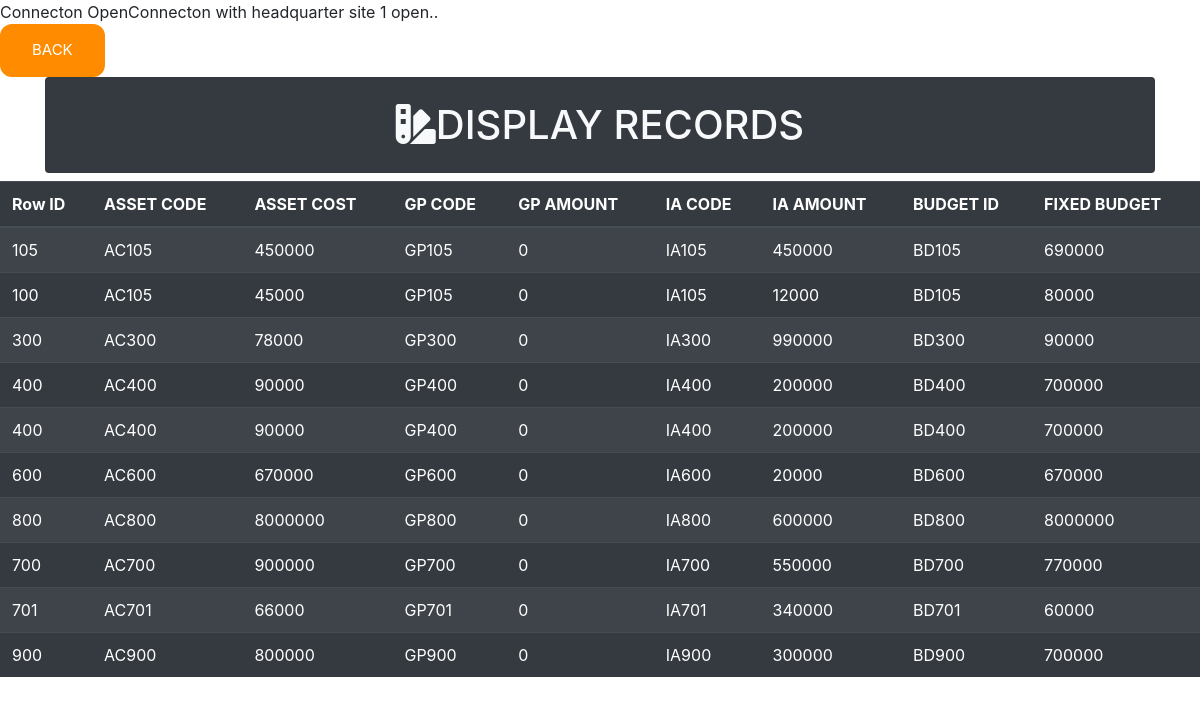
Page /asset_mgmt_db/display.php on the committed database.
### tables this page shows
CREATE TABLE `sender` (
  `rowid` varchar(10) NOT NULL,
  `assetcode` varchar(10) NOT NULL,
  `assetcost` int(20) NOT NULL,
  `gpcode` varchar(10) NOT NULL,
  `gpamount` int(20) NOT NULL,
  `iacode` varchar(10) NOT NULL,
  `iacost` int(20) NOT NULL,
  `budgetid` varchar(10) NOT NULL,
  `fixedbudget` int(20) NOT NULL
);

### asset_mgmt_db/display.php (the view, shortened to what this page needs)
<?php
include("connection.php");
?>
<!doctype html>
<html lang="en">
<head>
    <link rel="stylesheet" href="https://use.fontawesome.com/releases/v5.8.2/css/all.css">
    <link rel="stylesheet" href="https://stackpath.bootstrapcdn.com/bootstrap/4.3.1/css/bootstrap.min.css">
</head>
<body>
<br>
<a href="insert2.php" class="update">BACK</a>
<main>
    <div class="container text-center">
        <h1 class="py-4 bg-dark text-light rounded"><i class="fas fa-swatchbook"></i>DISPLAY RECORDS</h1>
</main>
<?php
$query = "SELECT * FROM sender";
$data = mysqli_query($conn,$query);
if(mysqli_num_rows($data) > 0)
{
	?>
	<table>
        <div class="d-flex table-data">
            <table class="table table-striped table-dark">
                <thead class="thead-dark">
                    <tr>
                        <th>Row ID</th>
                        <th>ASSET CODE</th>
                        <th>ASSET COST</th>
                        <th>GP CODE</th>
						<th>GP AMOUNT</th>
						<th>IA CODE</th>
						<th>IA AMOUNT</th>
						<th>BUDGET ID</th>
                        <th>FIXED BUDGET</th>
                    </tr>
                </thead>
                <tbody id="tbody">
	<?php
	while ($result = mysqli_fetch_assoc($data))
	        {
	       echo "  <tr>
			 <td>". $result['rowid'] ."</td>
			<td>". $result['assetcode'] ."	</td>
			<td>". $result['assetcost'] ."</td>
			<td>". $result['gpcode'] ."</td>
			<td>". $result['gpamount'] ."	</td>
			<td>". $result['iacode'] ."</td>
			<td>". $result['iacost'] ."</td>
            <td>". $result['budgetid'] ."</td>
            <td>". $result['fixedbudget'] ."</td>
		      </tr>	";
		     }
}
?>
                </tbody>
            </table>
        </div>

### asset_mgmt_db/connection.php (shortened to what this page needs)
<?php
$servername1 = "192.168.43.38";
$username1 = "rabiyakhan";
$password1 = "rkrock";
$dbname1 = "financial&cost_accounts";
$conn1=mysqli_connect($servername1,$username1,$password1,$dbname1);
if ($conn1) {
	echo "Connecton with headquarter site 1 open..";
}
else
		echo "Connection with remote site 1 failed..";
?>

### asset_mgmt_db/display.php (style rules this page uses)
.update { background-color: #FF8C00; border: none; color: white; border-radius: 12px; padding: 15px 32px; text-align: center; text-decoration: none; display: inline-block; font-size: 15px; }

### rows in the picture
sender: rowid "105", assetcode "AC105", assetcost "450000", gpcode "GP105", gpamount "0", iacode "IA105", iacost "450000", budgetid "BD105", fixedbudget "690000"
sender: rowid "100", assetcode "AC105", assetcost "45000", gpcode "GP105", gpamount "0", iacode "IA105", iacost "12000", budgetid "BD105", fixedbudget "80000"
sender: rowid "300", assetcode "AC300", assetcost "78000", gpcode "GP300", gpamount "0", iacode "IA300", iacost "990000", budgetid "BD300", fixedbudget "90000"
sender: rowid "400", assetcode "AC400", assetcost "90000", gpcode "GP400", gpamount "0", iacode "IA400", iacost "200000", budgetid "BD400", fixedbudget "700000"
sender: rowid "400", assetcode "AC400", assetcost "90000", gpcode "GP400", gpamount "0", iacode "IA400", iacost "200000", budgetid "BD400", fixedbudget "700000"
sender: rowid "600", assetcode "AC600", assetcost "670000", gpcode "GP600", gpamount "0", iacode "IA600", iacost "20000", budgetid "BD600", fixedbudget "670000"
sender: rowid "800", assetcode "AC800", assetcost "8000000", gpcode "GP800", gpamount "0", iacode "IA800", iacost "600000", budgetid "BD800", fixedbudget "8000000"
sender: rowid "700", assetcode "AC700", assetcost "900000", gpcode "GP700", gpamount "0", iacode "IA700", iacost "550000", budgetid "BD700", fixedbudget "770000"
sender: rowid "701", assetcode "AC701", assetcost "66000", gpcode "GP701", gpamount "0", iacode "IA701", iacost "340000", budgetid "BD701", fixedbudget "60000"
sender: rowid "900", assetcode "AC900", assetcost "800000", gpcode "GP900", gpamount "0", iacode "IA900", iacost "300000", budgetid "BD900", fixedbudget "700000"
